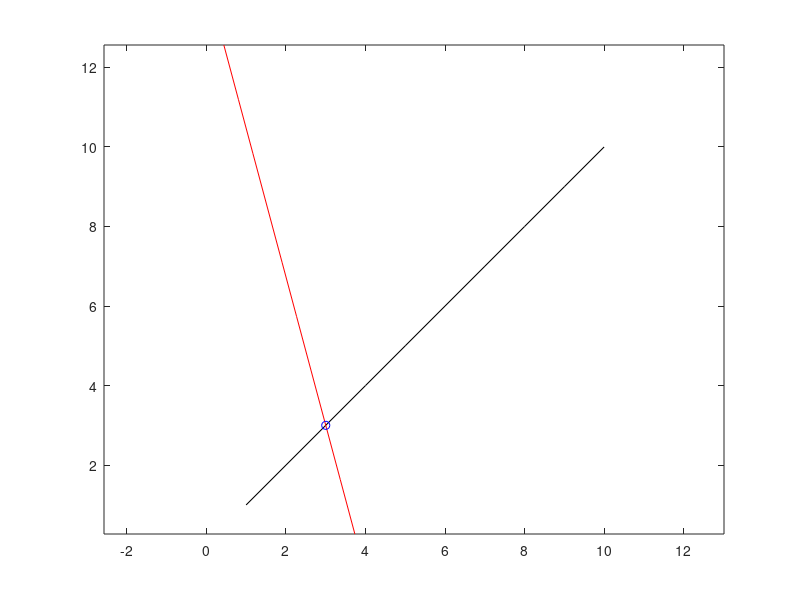

MATLAB code for this plot:
%% PROJECT 1 Analysis and Search of Visual Data - TEST ROTATION MATRIX
%% Federico Favia, Mayank Gulati, September 2019

%define the x- and y-data for the original line we would like to rotate
x = 1:10;
y = 1:10;
% create a matrix of these points, which will be useful in future calculations
v = [x;y];
% choose a point which will be the center of rotation
x_center = x(3);
y_center = y(3);
% create a matrix which will be used later in calculations
center = repmat([x_center; y_center], 1, length(x));
% define a 60 degree counter-clockwise rotation matrix
theta = pi/3;       % pi/3 radians = 60 degrees
R = [cos(theta) -sin(theta); sin(theta) cos(theta)];
% do the rotation...
s = v - center;     % shift points in the plane so that the center of rotation is at the origin
so = R*s;           % apply the rotation about the origin
vo = so + center;   % shift again so the origin goes back to the desired center of rotation
% this can be done in one line as:
% vo = R*(v - center) + center
% pick out the vectors of rotated x- and y-data
x_rotated = vo(1,:);
y_rotated = vo(2,:);
% make a plot
plot(x, y, 'k-', x_rotated, y_rotated, 'r-', x_center, y_center, 'bo');
axis equal
